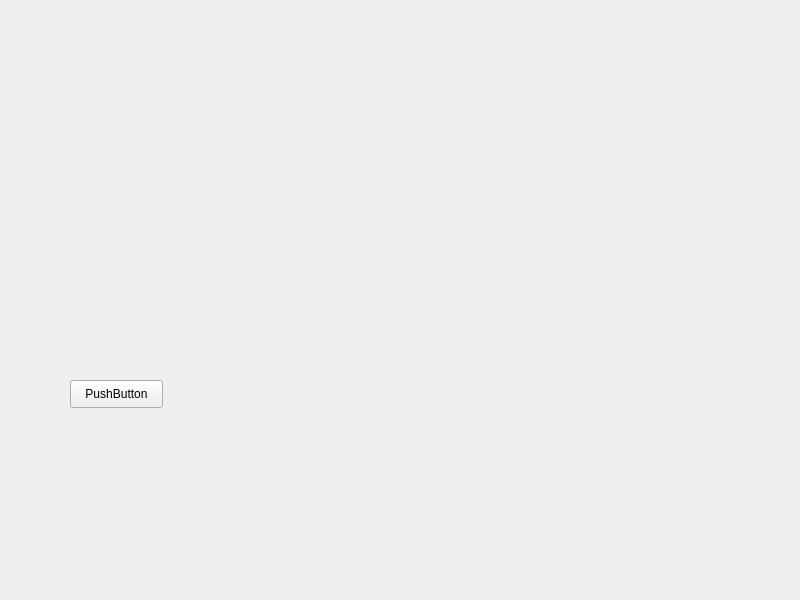
<?xml version="1.0" encoding="UTF-8"?>
<ui version="4.0">
 <class>Widget</class>
 <widget class="QWidget" name="Widget">
  <property name="geometry">
   <rect>
    <x>0</x>
    <y>0</y>
    <width>800</width>
    <height>600</height>
   </rect>
  </property>
  <property name="windowTitle">
   <string>Widget</string>
  </property>
  <widget class="QPushButton" name="pushButton">
   <property name="geometry">
    <rect>
     <x>70</x>
     <y>380</y>
     <width>93</width>
     <height>28</height>
    </rect>
   </property>
   <property name="text">
    <string>PushButton</string>
   </property>
  </widget>
 </widget>
 <resources/>
 <connections/>
</ui>
